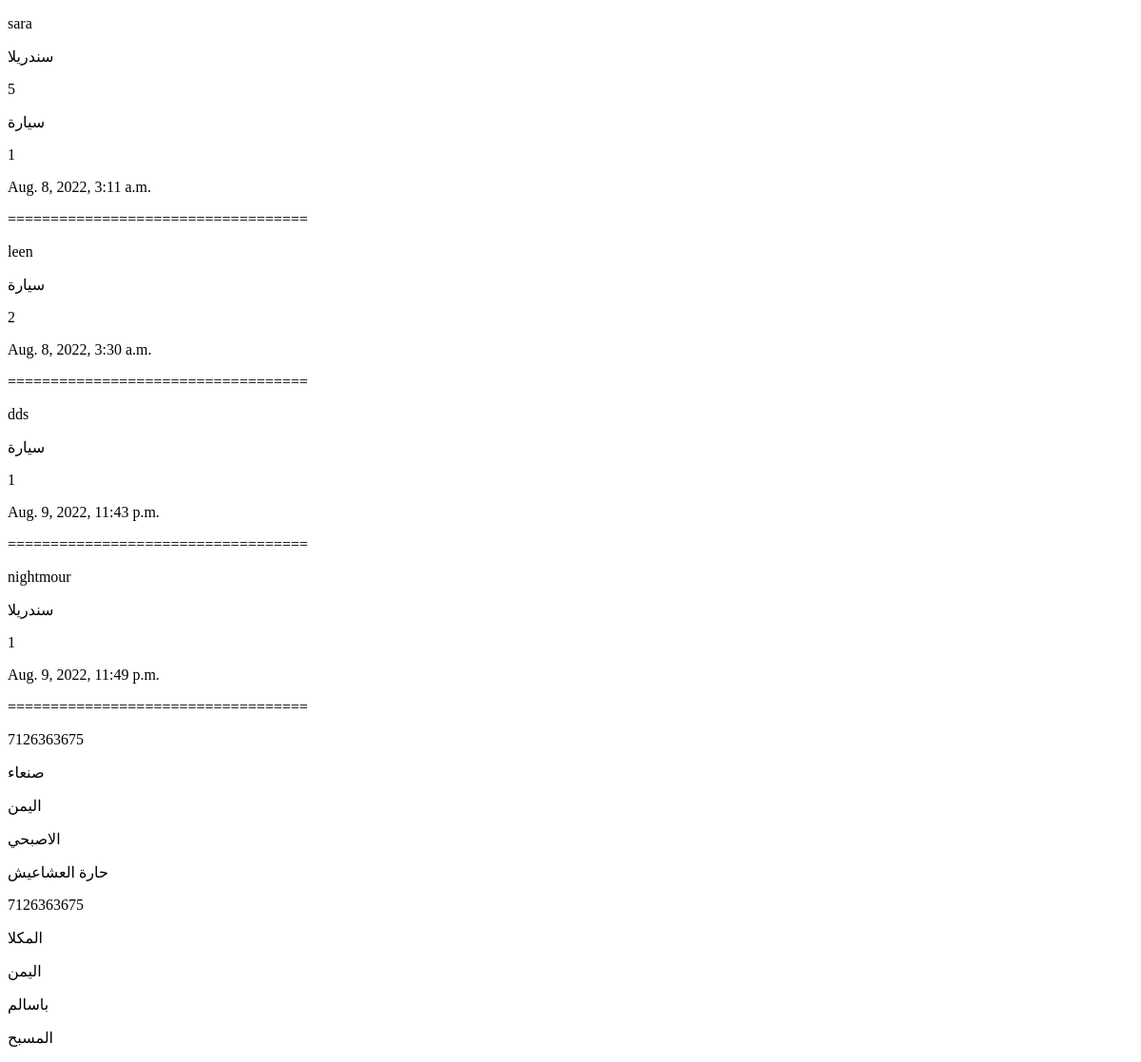
Page /customers_orders (signed in) on the earlier database version.
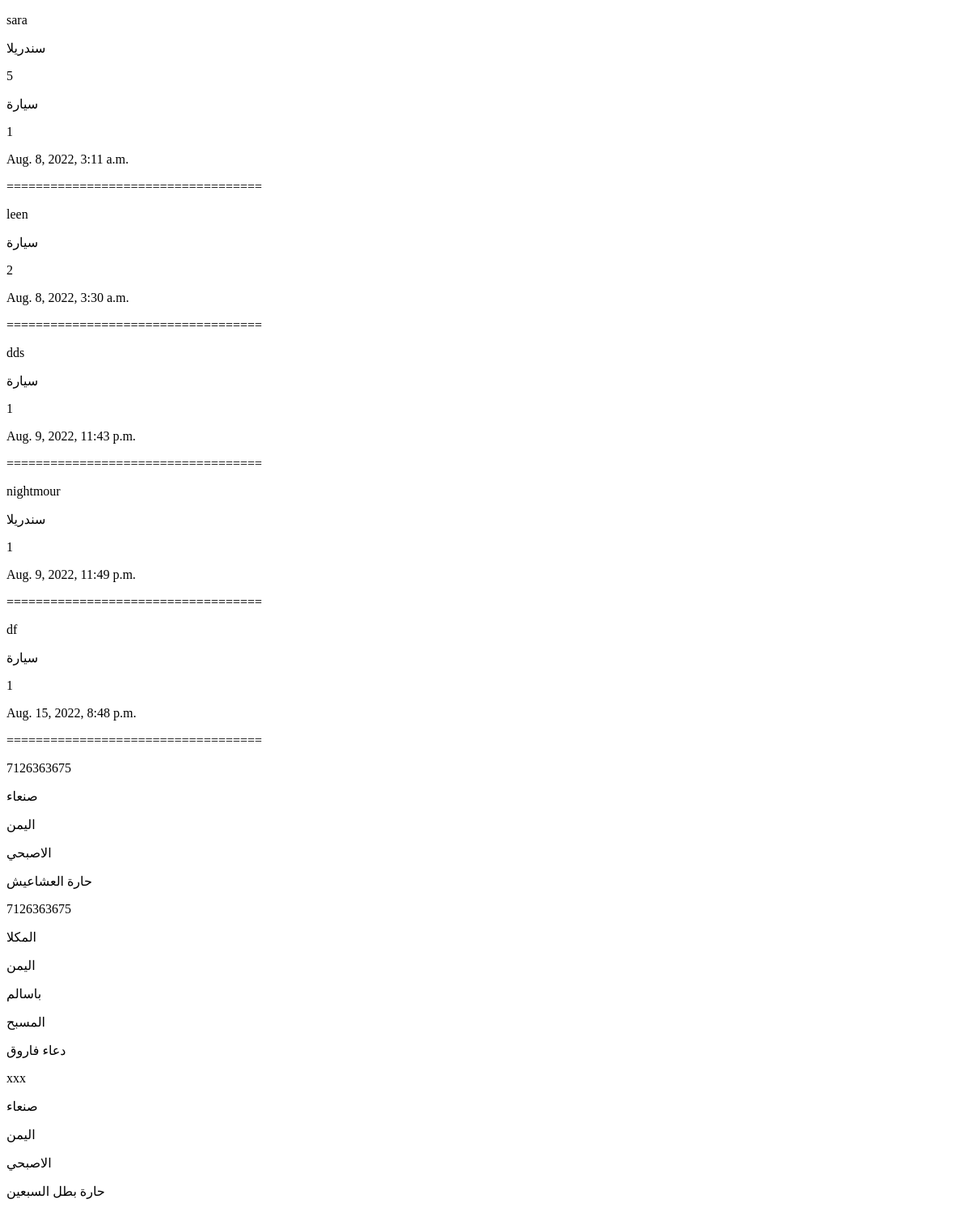
Same page on the later database version.
### core/models.py (models this page shows, shortened)
class Order(models.Model):
    user= models.ForeignKey(User, on_delete=models.CASCADE, null=False , blank=False)
    items= models.ManyToManyField(OrderItem)
    start_date= models.DateTimeField(auto_now_add=True)
    order_date= models.DateTimeField()
    order_id= models.CharField(max_length=100, null=True, blank=True, default=None, unique=True)
    ordered= models.BooleanField(default=False)
    delivered= models.BooleanField(default=False)
    received= models.BooleanField(default=False)
    date_of_payment= models.DateTimeField(auto_now_add=True)

class OrderItem(models.Model):
    user= models.ForeignKey(User, on_delete=models.CASCADE, null=False , blank=False)
    ordered= models.BooleanField(default=False)
    product= models.ForeignKey(Product, on_delete=models.CASCADE)
    quantity= models.IntegerField(default=1)

class Product(models.Model):
    name= models.CharField(max_length=300,verbose_name='اسم المنتج')
    category= models.ForeignKey('Category', on_delete=models.CASCADE, verbose_name='اسم الفئة')
    description=models.TextField(verbose_name='التفاصيل')
    price=models.FloatField(default=0.0,verbose_name='السعر')
    count=models.IntegerField(default=0,verbose_name='الكمية')
    image=models.ImageField(upload_to='images/',verbose_name='صورة العرض',null= True)

class CheckoutDetails(models.Model):
    user= models.ForeignKey(User,on_delete=models.CASCADE, null=True)
    phone= models.CharField(max_length= 12)
    country= models.CharField(max_length=30)
    city= models.CharField(max_length=30)
    address= models.CharField(max_length=200)
    specific_address= models.CharField(max_length=200)

### core/views.py (the view)
# urls.py: path('customers_orders', views.customers_orders, name='customers_orders'),
def customers_orders(request):
    if request.user.is_superuser:
        order= Order.objects.all()
        checkout_detail= CheckoutDetails.objects.all()
        return render(request, 'cp/customers_orders.html',
                    {
                        'order':order,
                        'checkout_detail':checkout_detail,
                    })
    else:
        raise Http404('PAGE IS NOT FOUND')

### templates/cp/customers_orders.html (shortened to what this page needs)
<!DOCTYPE html>
<html lang="en">
<head>
</head>
<body>
    {% for o in order %}
        <p>{{o.user}}</p>
            {% for item in o.items.all %}
                <p>{{item.product.name}}</p>
                <p>{{item.quantity}}</p>
            {%endfor%}
            <p>{{o.order_date}}</p>
            <p>===================================</p>
            {%endfor%}
            {% for detail in checkout_detail %}
                <p>{{detail.user.first_name}} {{detail.user.last_name}}</p>
                <p>{{detail.phone}}</p>
                <p>{{detail.city}}</p>
                <p>{{detail.country}}</p>
                <p>{{detail.address}}</p>
                <p>{{detail.specific_address}}</p>
            {%endfor%}
</body>
</html>

Differences in the rows shown:
added Order: user "df", order_date "Aug. 15, 2022, 8:48 p.m."
added OrderItem: product.name "سيارة", quantity "1", shown under "df"
added CheckoutDetails: user.first_name "دعاء", user.last_name "فاروق", phone "xxx", city "صنعاء", country "اليمن", address "الاصبحي", specific_address "حارة بطل السبعين"
